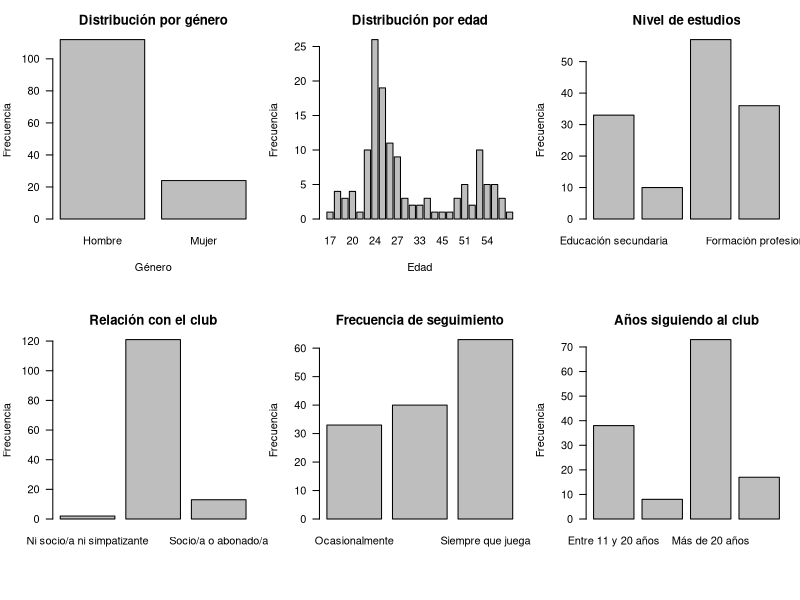
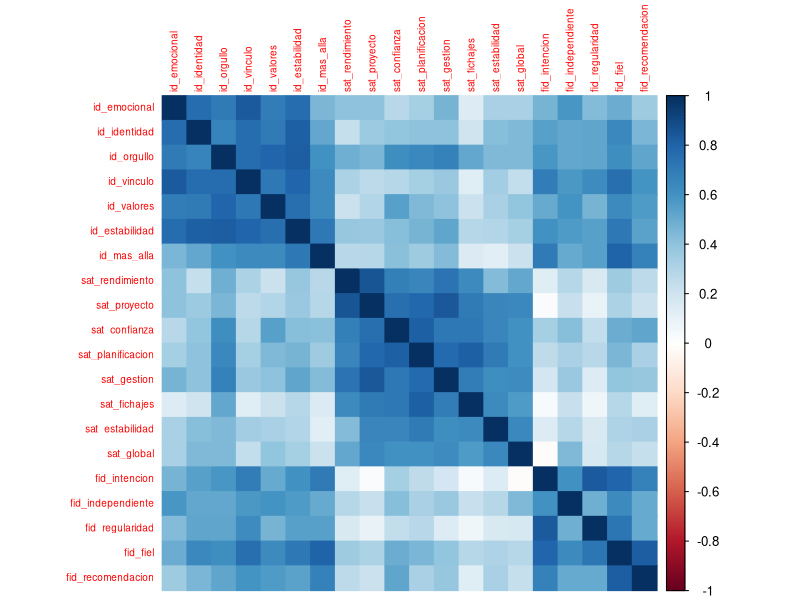
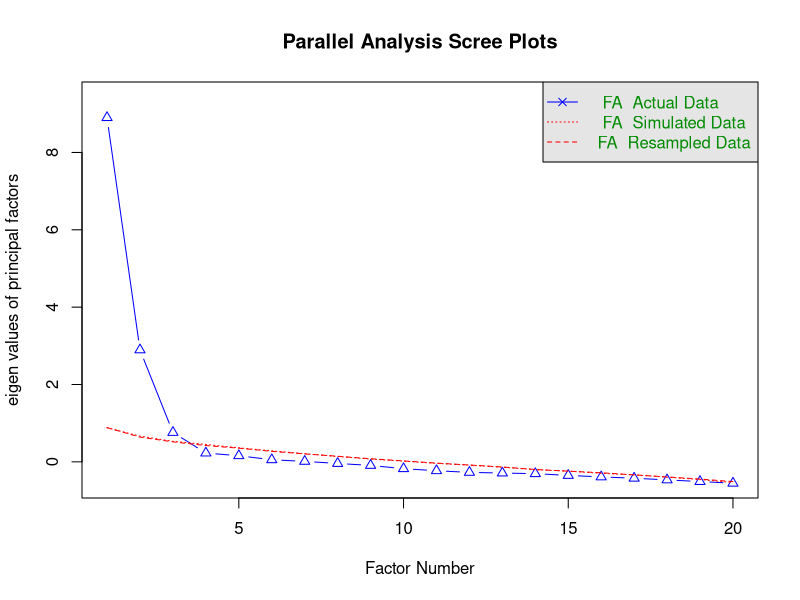

Source code (R) for these figures, in order:
install.packages("psych")
install.packages("polycor")

library(psych)
library(polycor)
library(corrplot)


# 4.1 ANÁLISIS DESCRIPTIVO DE LA MUESTRA

# Cargar datos
datos <- read.csv("respuestas.csv", sep = ",", header = TRUE)

# Estructura del dataset
str(datos)

# Resumen general
summary(datos)

names(datos)


# Renombrar variables
names(datos) <- c(
  "timestamp",
  "edad",
  "genero",
  "estudios",
  "relacion_club",
  "frecuencia",
  "anios_siguiendo",
  "motivos",
  "id_emocional",
  "id_identidad",
  "id_orgullo",
  "id_vinculo",
  "id_valores",
  "id_estabilidad",
  "id_mas_alla",
  "sat_rendimiento",
  "sat_proyecto",
  "sat_confianza",
  "sat_planificacion",
  "sat_gestion",
  "sat_fichajes",
  "sat_estabilidad",
  "sat_global",
  "fid_intencion",
  "fid_independiente",
  "fid_regularidad",
  "fid_fiel",
  "fid_recomendacion",
  "observaciones"
)

# Eliminar columna timestamp
datos <- datos[ , -1]


# todos los barplots entrarán aquí

par(mfrow = c(2, 3),
    mar = c(6, 4, 3, 1))  # más espacio vertical


tabla_genero <- table(datos$genero)
prop_genero <- prop.table(tabla_genero)*100


# Género + Gráfico

tabla_genero
round(prop_genero, 2)

barplot(tabla_genero,
        main = "Distribución por género",
        ylab = "Frecuencia",
        xlab = "Género",
        las = 1)

# Edad + Gráfico

tabla_edad <- table(datos$edad)
prop_edad <- prop.table(tabla_edad)*100

tabla_edad
round(prop_edad, 2)

barplot(tabla_edad,
        main = "Distribución por edad",
        ylab = "Frecuencia",
        xlab = "Edad",
        las = 1)

# Nivel de estudios + Gráfico

tabla_estudios <- table(datos$estudios)
prop_estudios <- prop.table(tabla_estudios)*100

tabla_estudios
round(prop_estudios, 2)

barplot(tabla_estudios,
        main = "Nivel de estudios",
        ylab = "Frecuencia",
        las = 1)  # rota etiquetas (importante aquí)

# Relación con el club + Gráfico

tabla_relacion <- table(datos$relacion_club)
prop_relacion <- prop.table(tabla_relacion)*100

tabla_relacion
round(prop_relacion, 2)

barplot(tabla_relacion,
        main = "Relación con el club",
        ylab = "Frecuencia",
        las = 1,
        names.arg = ifelse(names(tabla_relacion) == "Ni socio/a ni simpatizante de ningún club",
                           "Ni socio/a ni simpatizante",
                           names(tabla_relacion)))

# Frecuencia de seguimiento + Gráfico

tabla_frecuencia <- table(datos$frecuencia)
prop_frecuencia <- prop.table(tabla_frecuencia)*100

tabla_frecuencia
round(prop_frecuencia, 2)

barplot(tabla_frecuencia,
        main = "Frecuencia de seguimiento",
        ylab = "Frecuencia",
        las = 1)


# Años siguiendo + Gráfico

tabla_anios <- table(datos$anios_siguiendo)
prop_anios <- prop.table(tabla_anios) * 100

tabla_anios
round(prop_anios, 2)

barplot(tabla_anios,
        main = "Años siguiendo al club",
        ylab = "Frecuencia",
        las = 1)

# Resetear ventana gráfica

dev.off()



# 4.2 ANÁLISIS DESCRIPTIVO DE LAS VARIABLES

# Hay que pasar previamente las variables a numéricas

datos[,8:28] <- lapply(datos[,8:28], as.numeric)

# MEDIA

colMeans(datos[,8:28], na.rm = TRUE)

# DESVIACIÓN TÍPICA

apply(datos[,8:28], 2, sd, na.rm = TRUE)

# MEDIANA

apply(datos[,8:28], 2, median, na.rm = TRUE)

# PORCENTAJES DE RESPUESTA EN CADA ÍTEM

tabla_likert <- lapply(datos[,8:28], function(x) {
  round(prop.table(table(x)) * 100, 2)
})

tabla_likert





# 4.3 MATRIZ DE CORRELACIONES POLICÓRICAS

# Vamos a usar solo los datos de las preguntas de escala Likert
datos_likert <- datos[,8:27]

# Matriz de correlaciones policóricas
cor_poly <- polychoric(datos_likert)

# Valores de la matriz
cor_poly$rho

# Visualizar matriz gráficamente
corrplot(cor_poly$rho, method="color", tl.cex=0.6)





# 4.4 ANÁLISIS FACTORIAL EXPLORATORIO

KMO(datos[,8:27])

cortest.bartlett(datos[,8:27])

fa.parallel(datos[,8:27], fa="fa")

fa_result <- fa(datos[,8:27], nfactors=3, rotate="oblimin")
print(fa_result$loadings, cutoff=0.3)
